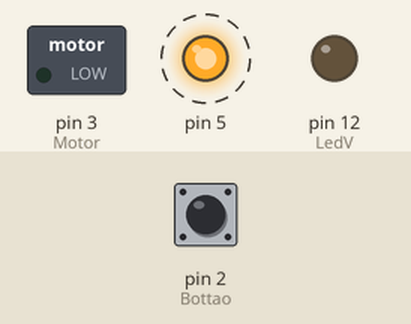
The sketch below on a simulated Arduino Uno, built with avr-gcc and run on an emulated ATmega328P. Parts: switched loads named in the sketch (green lamp = pin HIGH), output pins drawn as LEDs (lit = HIGH). Dashed ring = blinking. Inputs (shaded band) come from the test bench; at power-on: pin 2 (Bottao) LOW. What the sketch prints to the serial monitor is not drawn.

Above: at 4.8 s.
4.9 s: pin 2 (Bottao) pulled HIGH for 2.35 s
At 6.6 s:
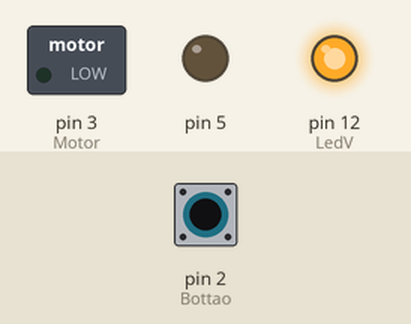
At 7.3 s:
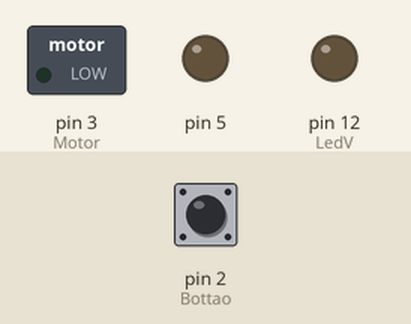
Timing chart, 0 to 14.7 s (numbered marks = the images above; inputs shaded):
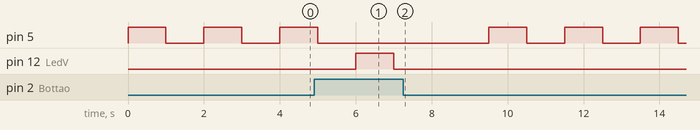

Measured:
- after the input at 4.9 s, pin 12 (LedV): LOW → HIGH after 1.1 s, → LOW 1.0 s later
- by itself, pin 5: repeats every 2.0 s: HIGH 1.0 s, LOW 1.0 s

The sketch:

LampEumMotor.ino
```cpp
int LedV = 12;
int Motor = 3;
int Bottao = 2;
int Vb;  //Variavel para ler o sinal do botao;

void setup() {
  // put your setup code here, to run once:
  Serial.begin(9600);
  pinMode(LedV, OUTPUT);
  pinMode(Motor, OUTPUT);
  pinMode(Bottao, INPUT);
  pinMode(5, OUTPUT);
}

void loop() {
  // put your main code here, to run repeatedly:

  Vb = digitalRead(Bottao);
  Serial.print(Vb);

  if(Vb == HIGH){
    digitalWrite(LedV, HIGH);
    delay(1000);
    digitalWrite(LedV, LOW);
    delay(500);
  } else
    digitalWrite(5, HIGH);
    delay(1000);
    digitalWrite(5, LOW);
    delay(1000);


}
```
